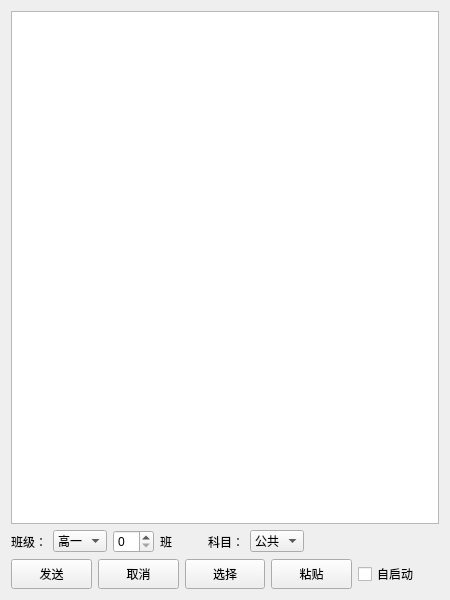
<?xml version="1.0" encoding="UTF-8"?>
<ui version="4.0">
 <class>FriletM</class>
 <widget class="QWidget" name="FriletM">
  <property name="geometry">
   <rect>
    <x>0</x>
    <y>0</y>
    <width>450</width>
    <height>600</height>
   </rect>
  </property>
  <property name="minimumSize">
   <size>
    <width>350</width>
    <height>500</height>
   </size>
  </property>
  <property name="acceptDrops">
   <bool>true</bool>
  </property>
  <property name="windowTitle">
   <string>文件传输自由「教师端」</string>
  </property>
  <property name="windowIcon">
   <iconset resource="../pic.qrc">
    <normaloff>:/Frilet.ico</normaloff>:/Frilet.ico</iconset>
  </property>
  <property name="styleSheet">
   <string notr="true">font: 10pt &quot;微软雅黑&quot;;</string>
  </property>
  <layout class="QVBoxLayout" name="verticalLayout">
   <item>
    <widget class="QTableWidget" name="FileSendList_tw"/>
   </item>
   <item>
    <layout class="QHBoxLayout" name="horizontalLayout">
     <item>
      <widget class="QLabel" name="label">
       <property name="text">
        <string>班级：</string>
       </property>
      </widget>
     </item>
     <item>
      <widget class="QComboBox" name="grade_cmb">
       <item>
        <property name="text">
         <string>高一</string>
        </property>
       </item>
       <item>
        <property name="text">
         <string>高二</string>
        </property>
       </item>
       <item>
        <property name="text">
         <string>高三</string>
        </property>
       </item>
      </widget>
     </item>
     <item>
      <widget class="QSpinBox" name="class_spb"/>
     </item>
     <item>
      <widget class="QLabel" name="label_4">
       <property name="text">
        <string>班</string>
       </property>
      </widget>
     </item>
     <item>
      <spacer name="horizontalSpacer_2">
       <property name="orientation">
        <enum>Qt::Horizontal</enum>
       </property>
       <property name="sizeType">
        <enum>QSizePolicy::Fixed</enum>
       </property>
       <property name="sizeHint" stdset="0">
        <size>
         <width>30</width>
         <height>20</height>
        </size>
       </property>
      </spacer>
     </item>
     <item>
      <widget class="QLabel" name="label_3">
       <property name="text">
        <string>科目：</string>
       </property>
      </widget>
     </item>
     <item>
      <widget class="QComboBox" name="subject_cmb">
       <item>
        <property name="text">
         <string>公共</string>
        </property>
       </item>
       <item>
        <property name="text">
         <string>语文</string>
        </property>
       </item>
       <item>
        <property name="text">
         <string>数学</string>
        </property>
       </item>
       <item>
        <property name="text">
         <string>英语</string>
        </property>
       </item>
       <item>
        <property name="text">
         <string>物理</string>
        </property>
       </item>
       <item>
        <property name="text">
         <string>化学</string>
        </property>
       </item>
       <item>
        <property name="text">
         <string>生物</string>
        </property>
       </item>
       <item>
        <property name="text">
         <string>地理</string>
        </property>
       </item>
       <item>
        <property name="text">
         <string>政治</string>
        </property>
       </item>
       <item>
        <property name="text">
         <string>历史</string>
        </property>
       </item>
      </widget>
     </item>
     <item>
      <spacer name="horizontalSpacer">
       <property name="orientation">
        <enum>Qt::Horizontal</enum>
       </property>
       <property name="sizeHint" stdset="0">
        <size>
         <width>40</width>
         <height>20</height>
        </size>
       </property>
      </spacer>
     </item>
    </layout>
   </item>
   <item>
    <layout class="QHBoxLayout" name="horizontalLayout_2">
     <item>
      <widget class="QPushButton" name="FileSend_Btn">
       <property name="minimumSize">
        <size>
         <width>0</width>
         <height>30</height>
        </size>
       </property>
       <property name="styleSheet">
        <string notr="true"/>
       </property>
       <property name="text">
        <string>发送</string>
       </property>
      </widget>
     </item>
     <item>
      <widget class="QPushButton" name="BatchCancel">
       <property name="minimumSize">
        <size>
         <width>0</width>
         <height>30</height>
        </size>
       </property>
       <property name="styleSheet">
        <string notr="true"/>
       </property>
       <property name="text">
        <string>取消</string>
       </property>
      </widget>
     </item>
     <item>
      <widget class="QPushButton" name="select_Btn">
       <property name="minimumSize">
        <size>
         <width>0</width>
         <height>30</height>
        </size>
       </property>
       <property name="text">
        <string>选择</string>
       </property>
      </widget>
     </item>
     <item>
      <widget class="QPushButton" name="paste_Btn">
       <property name="minimumSize">
        <size>
         <width>0</width>
         <height>30</height>
        </size>
       </property>
       <property name="text">
        <string>粘贴</string>
       </property>
      </widget>
     </item>
     <item>
      <widget class="QCheckBox" name="AutoStart_chk">
       <property name="text">
        <string>自启动</string>
       </property>
      </widget>
     </item>
    </layout>
   </item>
  </layout>
 </widget>
 <layoutdefault spacing="6" margin="11"/>
 <resources>
  <include location="../pic.qrc"/>
 </resources>
 <connections/>
</ui>
